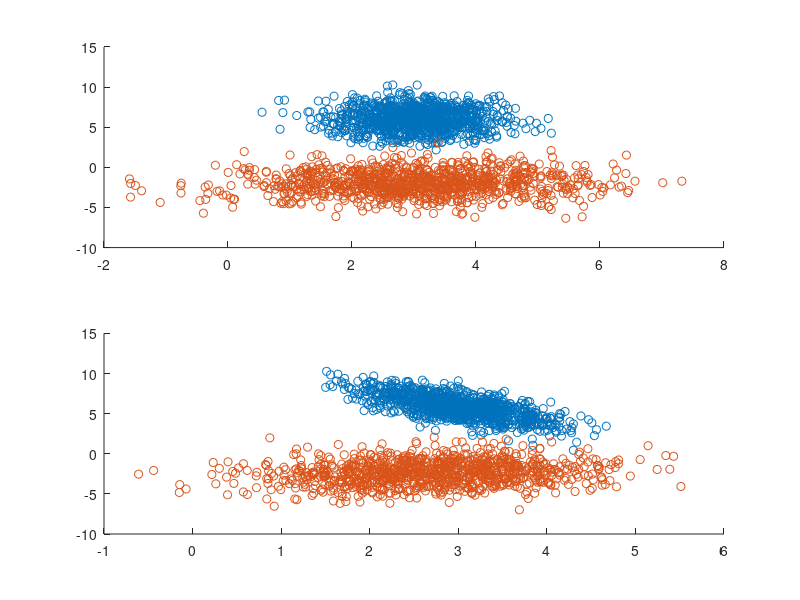

Write the MATLAB code that produced this figure.
% A word on creating models:
% Creating predictive learning rests upon two main assumptions:
% 1. Available (past) data has the same or similar distribution as future data.
% 2. Simple models are favored over complex ones.
% Using the classical statistics approach to predictive learning, we first estimate
% the probabalistic model from training model in order to minimize the risk functional.

% Discriminative Models - risk minimization modeling approach
% Works well if the system's output can be sufficiently imitated, minimizing prediction risk
% Akin to Scientific Instrumentalism https://www.britannica.com/topic/instrumentalism
% The value of theories is extent to which they help to make accurate
% empirical predictions (aim for smallest empirical risk)

% Generative Models - probabalistic modeling approach
% Works well if the conditional probability can be accurately estimated from the data
% Akin to Scientific Realism - theories are modified to accomodate more and more 
% evidence, they more and more closely approximate the truth.
% (aim for minimization of misclassification costs)

% Conditional Probability - https://en.wikipedia.org/wiki/Conditional_probability

% Generate two-dimensional samples by Gaussian distribution.
% Means and covariance matrix of each:
% (See example) https://en.wikipedia.org/wiki/Multivariate_normal_distribution
% Setting up Multivariate Normal Distribution...
% https://www.mathworks.com/help/stats/normal-distribution.html
% https://www.mathworks.com/help/stats/mvnpdf.html

% We generate one set of samples...

samplesize = 1000;

% Class Zero Samples
mu1 = [3,6]; 
sigma1 = [0.5,0;0,2];
X1 = mvnrnd(mu1,sigma1,samplesize); 
p1 = mvnpdf(X1,mu1,sigma1);

% Class One Samples
mu2 = [3,-2]; 
sigma2 = [2,0;0,2];
X2 = mvnrnd(mu2,sigma2,samplesize); 
p2 = mvnpdf(X2,mu2,sigma2);

% Generate another set of samples...

mu3 = [3.0081,5.8363];
sigma3 = [0.3313,-0.6011;-0.6011,2.2407];
X3 = mvnrnd(mu3,sigma3,samplesize); 
p3 = mvnpdf(X3,mu3,sigma3);

mu4 = [2.6701,-2.3410]; 
sigma4 = [0.8797,0.3011;0.3011,1.9954];
X4 = mvnrnd(mu4,sigma4,samplesize); 
p4 = mvnpdf(X4,mu4,sigma4);

% Plot them out...

figure(1)
title('Two-Dimensional Samples by Gaussian Distribution')
subplot(2,1,1)
scatter(X1(:,1),X1(:,2))
hold on
scatter(X2(:,1),X2(:,2))
hold on
subplot(2,1,2)
scatter(X3(:,1),X3(:,2))
hold on
scatter(X4(:,1),X4(:,2))

% Using the generative modeling approach for binary classification,
% estimating the joint probability distribution amounts ot estimating the
% class-conditional densities from positive and negative training samples:

% p+(x) = p(x/y = +1)
% and
% p+(x) = p(x/y = +-1)

% We can take a bayesian approach to the above and "normalize" each
% function by dividing it by p(x).  Baysian thinking means "normalizing" to
% eliminate base rate fallacies.

% f(x) = +1 if p+(x)/p-(x) > C-P(y=-1)/C+P(y=+1) else f(x) = -1

% Classical statistics makes specific assumptions about the parametric form
% of the distribution (Guassian, Poisson, etc.) and uses training data to
% esimate its parameters, whereas predictive learning utilizes classical
% statistics as one toolset.

% Since we know the samples above are Guassian...
% Gaussian class distributions optimal decision boundary can be calculated
% as

